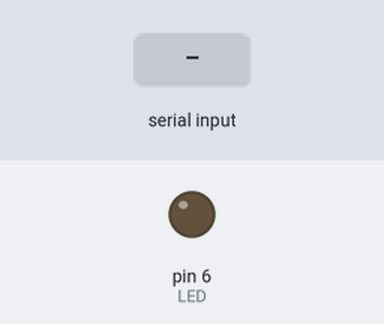
The sketch below on a simulated Arduino Uno, built with avr-gcc and run on an emulated ATmega328P. Shown: output pins drawn as LEDs (lit = HIGH). The inputs (shaded band) are chosen by the test bench.

Above: at 1.2 s.
1.3 s: byte 30 received over Serial
At 2.5 s:
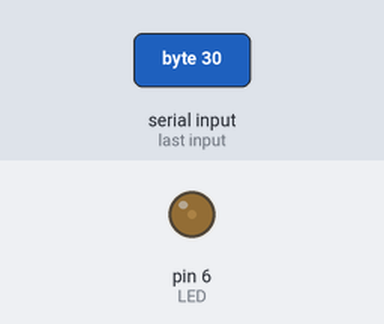
2.8 s: byte 90 received over Serial
At 3.8 s:
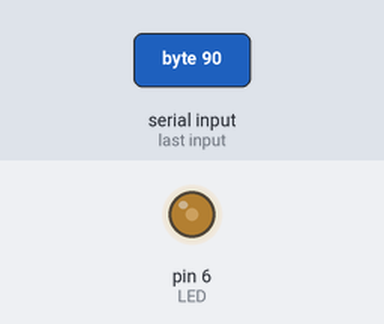
Timing chart, 0 to 5.8 s (numbered marks = the images above; inputs shaded):
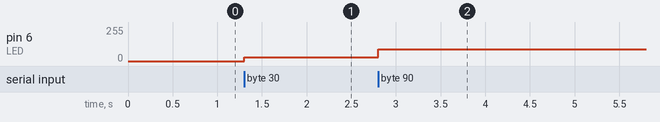

Measured:
- after the input at 1.3 s, pin 6 (LED): 0/255 → 30/255 at once
- after the input at 2.8 s, pin 6 (LED): 30/255 → 90/255 at once

The sketch:

ex13_03.ino
```cpp
// 아두이노: 수신된 1바이트의 정수(→0∼255)로 LED 밝기 제어

#define LED 6

void setup() {
  pinMode(LED, OUTPUT);
  Serial.begin(9600);
}

void loop() { }

void serialEvent() {
  int value = Serial.read();
  analogWrite(LED, value);
}
```
